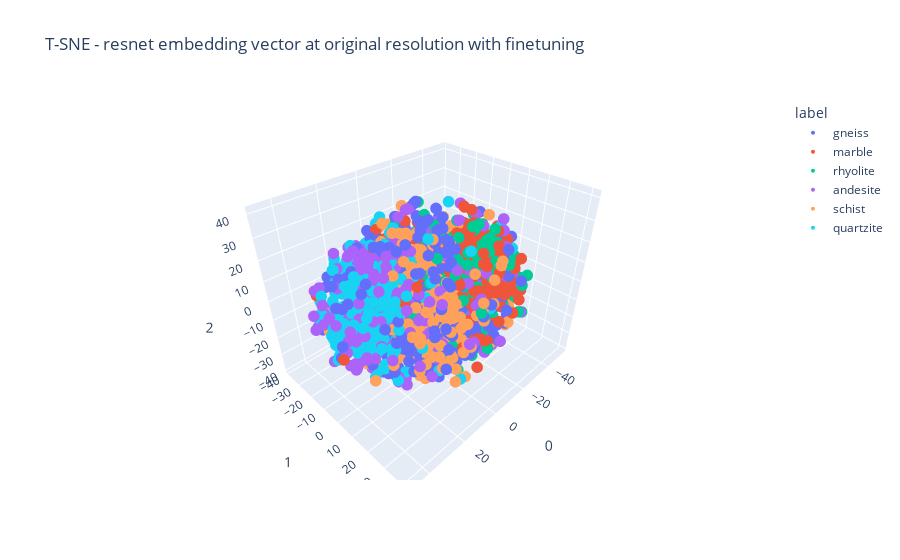

The code cell stored with this chart in its notebook:
### Code cell
## T-SNE - resnet embedding vector at original resolution with finetuning
create_tsne_plot("T-SNE - resnet embedding vector at original resolution with finetuning", resnet_original, total_labels, n_components=3)

### Figure 1 — Plotly figure (JSON) as saved in the notebook; plotly's stock layout.template omitted (floating-point values rounded to 4 significant figures; data arrays with more than 128 entries replaced by an {"elided": "..."} marker saying what was removed)
{"data": [{"hovertemplate": "label=gneiss<br>0=%{x}<br>1=%{y}<br>2=%{z}<extra></extra>", "legendgroup": "gneiss", "marker": {"color": "#636efa", "size": 4, "symbol": "circle"}, "mode": "markers", "name": "gneiss", "scene": "scene", "showlegend": true, "type": "scatter3d", "x": {"elided": "354 float values"}, "y": {"elided": "354 float values"}, "z": {"elided": "354 float values"}}, {"hovertemplate": "label=marble<br>0=%{x}<br>1=%{y}<br>2=%{z}<extra></extra>", "legendgroup": "marble", "marker": {"color": "#EF553B", "size": 4, "symbol": "circle"}, "mode": "markers", "name": "marble", "scene": "scene", "showlegend": true, "type": "scatter3d", "x": {"elided": "328 float values"}, "y": {"elided": "328 float values"}, "z": {"elided": "328 float values"}}, {"hovertemplate": "label=rhyolite<br>0=%{x}<br>1=%{y}<br>2=%{z}<extra></extra>", "legendgroup": "rhyolite", "marker": {"color": "#00cc96", "size": 4, "symbol": "circle"}, "mode": "markers", "name": "rhyolite", "scene": "scene", "showlegend": true, "type": "scatter3d", "x": {"elided": "337 float values"}, "y": {"elided": "337 float values"}, "z": {"elided": "337 float values"}}, {"hovertemplate": "label=andesite<br>0=%{x}<br>1=%{y}<br>2=%{z}<extra></extra>", "legendgroup": "andesite", "marker": {"color": "#ab63fa", "size": 4, "symbol": "circle"}, "mode": "markers", "name": "andesite", "scene": "scene", "showlegend": true, "type": "scatter3d", "x": {"elided": "337 float values"}, "y": {"elided": "337 float values"}, "z": {"elided": "337 float values"}}, {"hovertemplate": "label=schist<br>0=%{x}<br>1=%{y}<br>2=%{z}<extra></extra>", "legendgroup": "schist", "marker": {"color": "#FFA15A", "size": 4, "symbol": "circle"}, "mode": "markers", "name": "schist", "scene": "scene", "showlegend": true, "type": "scatter3d", "x": {"elided": "316 float values"}, "y": {"elided": "316 float values"}, "z": {"elided": "316 float values"}}, {"hovertemplate": "label=quartzite<br>0=%{x}<br>1=%{y}<br>2=%{z}<extra></extra>", "legendgroup": "quartzite", "marker": {"color": "#19d3f3", "size": 4, "symbol": "circle"}, "mode": "markers", "name": "quartzite", "scene": "scene", "showlegend": true, "type": "scatter3d", "x": {"elided": "328 float values"}, "y": {"elided": "328 float values"}, "z": {"elided": "328 float values"}}], "layout": {"legend": {"title": {"text": "label"}, "tracegroupgap": 0}, "scene": {"domain": {"x": [0, 1], "y": [0, 1]}, "xaxis": {"title": {"text": "0"}}, "yaxis": {"title": {"text": "1"}}, "zaxis": {"title": {"text": "2"}}}, "title": {"text": "T-SNE - resnet embedding vector at original resolution with finetuning"}}}
